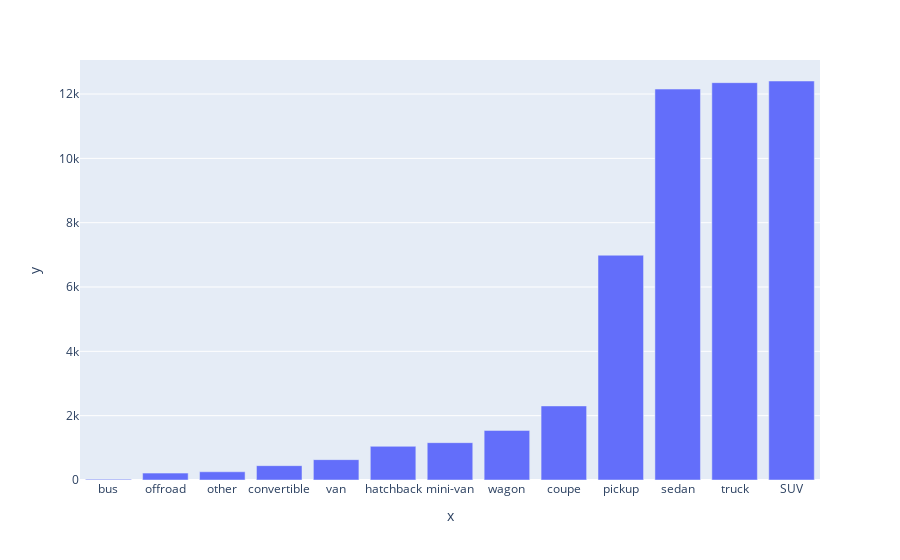

Write notebook code for a chart like this one.
### Code cell
px.bar(x=labels,y=values)

### Figure 1 — Plotly figure (JSON) as saved in the notebook; plotly's stock layout.template omitted (floating-point values rounded to 4 significant figures)
{"data": [{"alignmentgroup": "True", "hovertemplate": "x=%{x}<br>y=%{y}<extra></extra>", "legendgroup": "", "marker": {"color": "#636efa", "pattern": {"shape": ""}}, "name": "", "offsetgroup": "", "orientation": "v", "showlegend": false, "textposition": "auto", "type": "bar", "x": ["bus", "offroad", "other", "convertible", "van", "hatchback", "mini-van", "wagon", "coupe", "pickup", "sedan", "truck", "SUV"], "xaxis": "x", "y": [24, 214, 256, 446, 633, 1047, 1161, 1541, 2303, 6988, 12154, 12353, 12405], "yaxis": "y"}], "layout": {"barmode": "relative", "legend": {"tracegroupgap": 0}, "margin": {"t": 60}, "xaxis": {"anchor": "y", "domain": [0, 1], "title": {"text": "x"}}, "yaxis": {"anchor": "x", "domain": [0, 1], "title": {"text": "y"}}}}
